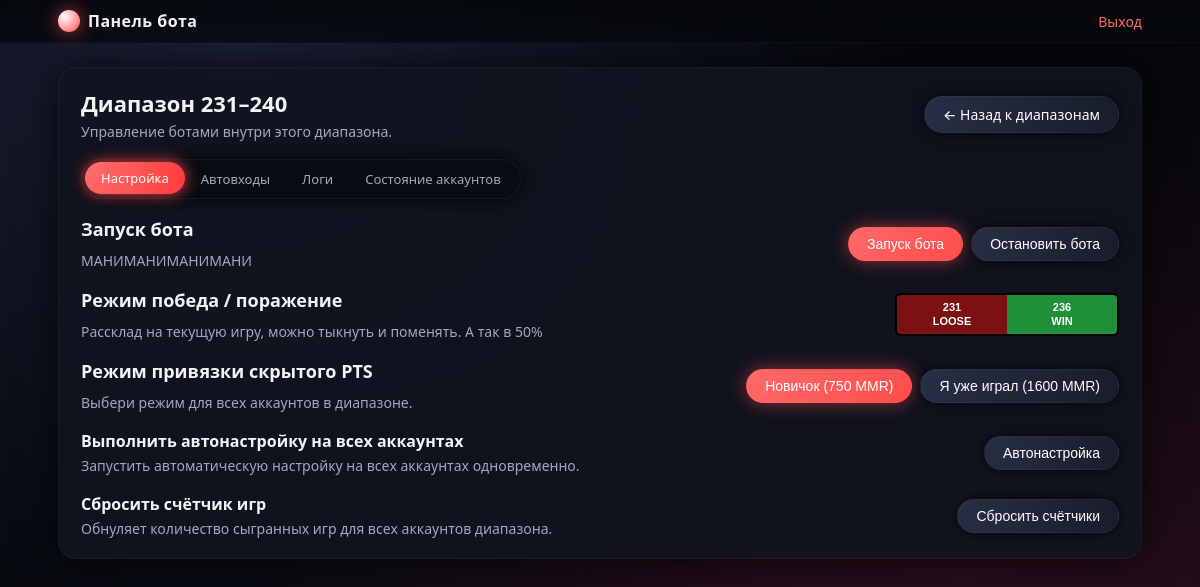
/range/18 (signed in), run on the app's committed database.
### server.py (models this page shows)
class NumberRange(db.Model):
    id = db.Column(db.Integer, primary_key=True)
    user_id = db.Column(db.Integer, db.ForeignKey("user.id"), nullable=False)
    start = db.Column(db.Integer, nullable=False)
    end = db.Column(db.Integer, nullable=False)
    win_group = db.Column(db.String(8), default="right")  # "left" / "right"
    games_completed = db.Column(db.Integer, default=0)
    autologin_text = db.Column(db.Text)  # <-- ДОБАВЛЕНО
    jobs = db.relationship(
        "AutoLoginJob",
        backref="range",
        lazy=True,
        cascade="all, delete-orphan",
    )
    logs = db.relationship(
        "AutoLoginLog",
        backref="range",
        lazy=True,
        cascade="all, delete-orphan",
    )
    commands = db.relationship(
        "RangeCommand",
        backref="range",
        lazy=True,
        cascade="all, delete-orphan",
    )
    account_states = db.relationship(
        "AccountState",
        backref="range",
        lazy=True,
        cascade="all, delete-orphan",
    )
    client_updates = db.relationship(
        "ClientUpdate",
        backref="range",
        lazy=True,
        cascade="all, delete-orphan",
    )

### server.py (the view)
@app.route("/range/<int:range_id>")
@login_required
def user_range(range_id: int):
    user = current_user()
    rng = NumberRange.query.get_or_404(range_id)
    if not user.is_super_admin and rng.user_id != user.id:
        flash("У вас нет прав на этот диапазон.", "danger")
        return redirect(url_for("user_dashboard"))
    tab = request.args.get("tab", "settings")
    if tab not in ("settings", "autologin", "logs", "state"):
        tab = "settings"
    jobs = AutoLoginJob.query.filter_by(range_id=rng.id).order_by(
        AutoLoginJob.id.desc()
    ).all()
    logs = AutoLoginLog.query.filter_by(range_id=rng.id).order_by(
        AutoLoginLog.created_at.desc()
    ).limit(200).all()
    states = AccountState.query.filter_by(range_id=rng.id).order_by(
        AccountState.number,
        AccountState.steam_id,
    ).all()
    return render_template(
        "user_range.html",
        user=user,
        rng=rng,
        tab=tab,
        jobs=jobs,
        logs=logs,
        states=states,
    )

### server.py (called while the page is built)
def login_required(f):
    @wraps(f)
    def wrapper(*args, **kwargs):
        if "user_id" not in session:
            return redirect(url_for("login"))
        return f(*args, **kwargs)
    return wrapper

def current_user():
    if "user_id" not in session:
        return None
    return User.query.get(session["user_id"])

@app.context_processor
def inject_current_user():
    return {"current_user": current_user()}

    @property
    def is_staff(self) -> bool:
        return bool(self.is_admin or self.is_super_admin)

### templates/user_range.html (shortened to what this page needs)
{% extends "base.html" %}
{% block content %}
<div style="display:flex; justify-content:space-between; align-items:center; gap:12px; flex-wrap:wrap;">
    <div>
        <h2 style="margin-bottom:4px;">Диапазон {{ rng.start }}–{{ rng.end }}</h2>
        <p style="margin-bottom:0;">Управление ботами внутри этого диапазона.</p>
    </div>
    <div>
        <a class="btn btn-secondary" href="{{ url_for('user_dashboard') }}">
            ← Назад к диапазонам
        </a>
    </div>
</div>
<div style="margin-top:18px;">
    <div class="tabs">
        <a href="{{ url_for('user_range', range_id=rng.id, tab='settings') }}"
           class="tab-link {% if tab == 'settings' %}active{% endif %}">
            Настройка
        </a>
        <a href="{{ url_for('user_range', range_id=rng.id, tab='autologin') }}"
           class="tab-link {% if tab == 'autologin' %}active{% endif %}">
            Автовходы
        </a>
        <a href="{{ url_for('user_range', range_id=rng.id, tab='logs') }}"
           class="tab-link {% if tab == 'logs' %}active{% endif %}">
            Логи
        </a>
        <a href="{{ url_for('user_range', range_id=rng.id, tab='state') }}"
           class="tab-link {% if tab == 'state' %}active{% endif %}">
            Состояние аккаунтов
        </a>
    </div>
</div>
<div style="margin-top:18px;">
    {% if tab == 'settings' %}
        <div style="display:flex; flex-direction:column; gap:18px;">
            <div style="display:flex; justify-content:space-between; align-items:center; flex-wrap:wrap; gap:10px;">
                <div>
                    <h3>Запуск бота</h3>
                    <p style="margin-top:4px; margin-bottom:0;">
                        МАНИМАНИМАНИМАНИ
                    </p>
                </div>
                <form method="post"
                      action="{{ url_for('user_range_command', range_id=rng.id) }}"
                      style="display:flex; gap:8px; flex-wrap:wrap; margin:0;">
                    <button class="btn" type="submit" name="action" value="startbot">
                        Запуск бота
                    </button>
                    <button class="btn btn-secondary" type="submit" name="action" value="stopbot">
                        Остановить бота
                    </button>
                </form>
            </div>
            <div style="display:flex; justify-content:space-between; align-items:center; flex-wrap:wrap; gap:10px%;">
                <div>
                    <h3>Режим победа / поражение</h3>
                    <p style="margin-top:4px; margin-bottom:0;">
                        Рассклад на текущую игру, можно тыкнуть и поменять. А так в 50%
                    </p>
                </div>
                <form method="post"
                      action="{{ url_for('user_range_game_settings', range_id=rng.id) }}"
                      style="margin:0;">
                    {% set win_group = rng.win_group|default('right', true) %}
                    <div style="display:flex; border:2px solid #000; border-radius:6px; overflow:hidden;">
                        <button type="submit" name="win_group" value="left"
                                style="min-width:110px; padding:6px 12px; border:none;
                                       font-weight:600; font-size:11px; line-height:1.2;
                                       background-color: {% if win_group == 'left' %}#1f8f3a{% else %}#7b1111{% endif %};
                                       color:#fff;">
                            {{ rng.start }}<br>
                            {% if win_group == 'left' %}WIN{% else %}LOOSE{% endif %}
                        </button>
                        <button type="submit" name="win_group" value="right"
                                style="min-width:110px; padding:6px 12px; border:none;
                                       font-weight:600; font-size:11px; line-height:1.2;
                                       background-color: {% if win_group == 'right' %}#1f8f3a{% else %}#7b1111{% endif %};
                                       color:#fff;">
                            {{ rng.start + 5 }}<br>
                            {% if win_group == 'right' %}WIN{% else %}LOOSE{% endif %}
                        </button>
                    </div>
                </form>
            </div>
            <div style="display:flex; justify-content:space-between; align-items:center; flex-wrap:wrap; gap:10px;">
                <div>
                    <h3>Режим привязки скрытого PTS</h3>
                    <p style="margin-top:4px; margin-bottom:0;">
                        Выбери режим для всех аккаунтов в диапазоне.
                    </p>
                </div>
                <form method="post"
                      action="{{ url_for('user_range_command', range_id=rng.id) }}"
                      style="display:flex; gap:8px; flex-wrap:wrap; margin:0;">
                    <button class="btn" type="submit" name="action" value="novokek">
                        Новичок (750 MMR)
                    </button>
                    <button class="btn btn-secondary" type="submit" name="action" value="played">
                        Я уже играл (1600 MMR)
                    </button>
                </form>
            </div>
            <div style="display:flex; justify-content:space-between; align-items:center; flex-wrap:wrap; gap:10px;">
                <div>
                    <h4 style="margin:0;">Выполнить автонастройку на всех аккаунтах</h4>
                    <p style="margin-top:4px; margin-bottom:0;">
                        Запустить автоматическую настройку на всех аккаунтах одновременно.
                    </p>
                </div>
                <form method="post"
                      action="{{ url_for('user_range_command', range_id=rng.id) }}"
                      style="margin:0;">
                    <button class="btn btn-secondary" type="submit" name="action" value="autoconfig">
                        Автонастройка
                    </button>
                </form>
            </div>
            <div style="display:flex; justify-content:space-between; align-items:center; flex-wrap:wrap; gap:10px;">
                <div>
                    <h4 style="margin:0;">Сбросить счётчик игр</h4>
                    <p style="margin-top:4px; margin-bottom:0;">
                        Обнуляет количество сыгранных игр для всех аккаунтов диапазона.
                    </p>
                </div>
                <form method="post"
                      action="{{ url_for('user_range_game_settings', range_id=rng.id) }}"
                      style="margin:0;">
                    <button class="btn btn-secondary" type="submit">
                        Сбросить счётчики
                    </button>
                </form>
            </div>
        </div>
    {% endif %}
</div>
{% endblock %}

### templates/base.html (style rules this page uses)
:root { --bg: #05070b; --card: rgba(16, 21, 32, 0.9); --card-soft: rgba(15, 20, 30, 0.8); --accent: #ff4b4b; --accent-soft: #ff6a6a; --text-main: #f3f3f3; --text-muted: #a4a9b8; --border-subtle: rgba(255,255,255,0.04); --shadow-soft: 0 0 40px rgba(0,0,0,0.75); --radius-lg: 18px; --transition-fast: 0.18s ease-out; }
* { box-sizing: border-box; }
body { margin: 0; min-height: 100vh; font-family: system-ui, -apple-system, BlinkMacSystemFont, "Segoe UI", sans-serif; background: radial-gradient(circle at 20% 0%, #1b2138 0, transparent 55%), radial-gradient(circle at 80% 100%, #361121 0, transparent 60%), var(--bg); color: var(--text-main); display: flex; flex-direction: column; }
a { color: var(--accent-soft); text-decoration: none; transition: color var(--transition-fast); }
h1, h2, h3 { margin: 0 0 10px; font-weight: 600; }
h2 { font-size: 22px; }
h3 { font-size: 18px; }
p { margin: 0 0 10px; color: var(--text-muted); font-size: 14px; }
.btn { display: inline-flex; align-items: center; justify-content: center; gap: 6px; padding: 8px 18px; border-radius: 999px; border: 1px solid transparent; cursor: pointer; background: linear-gradient(135deg, var(--accent-soft), var(--accent)); color: #fff; font-size: 14px; font-weight: 500; box-shadow: 0 0 18px rgba(255, 75, 75, 0.55); transition: transform var(--transition-fast), box-shadow var(--transition-fast), background var(--transition-fast), border-color var(--transition-fast); }
.btn-secondary { background: radial-gradient(circle at 0 0, #282f45, #181d2a); border-color: rgba(255,255,255,0.04); box-shadow: 0 0 12px rgba(0,0,0,0.7); }
.tabs { display: inline-flex; padding: 3px; border-radius: 999px; background: rgba(9, 12, 18, 0.95); border: 1px solid rgba(255,255,255,0.05); box-shadow: 0 0 20px rgba(0,0,0,0.8); }
.tabs a { padding: 7px 16px; border-radius: 999px; font-size: 13px; color: var(--text-muted); transition: background var(--transition-fast), color var(--transition-fast), transform var(--transition-fast); }
.tabs a.active { background: radial-gradient(circle at 0 0, #ff7070, #ff3b3b); color: #fff; box-shadow: 0 0 16px rgba(255, 75, 75, 0.9); transform: translateY(-1px); }

### data on the page
NumberRange: start "231", end "240", rng.start+5 "236"
